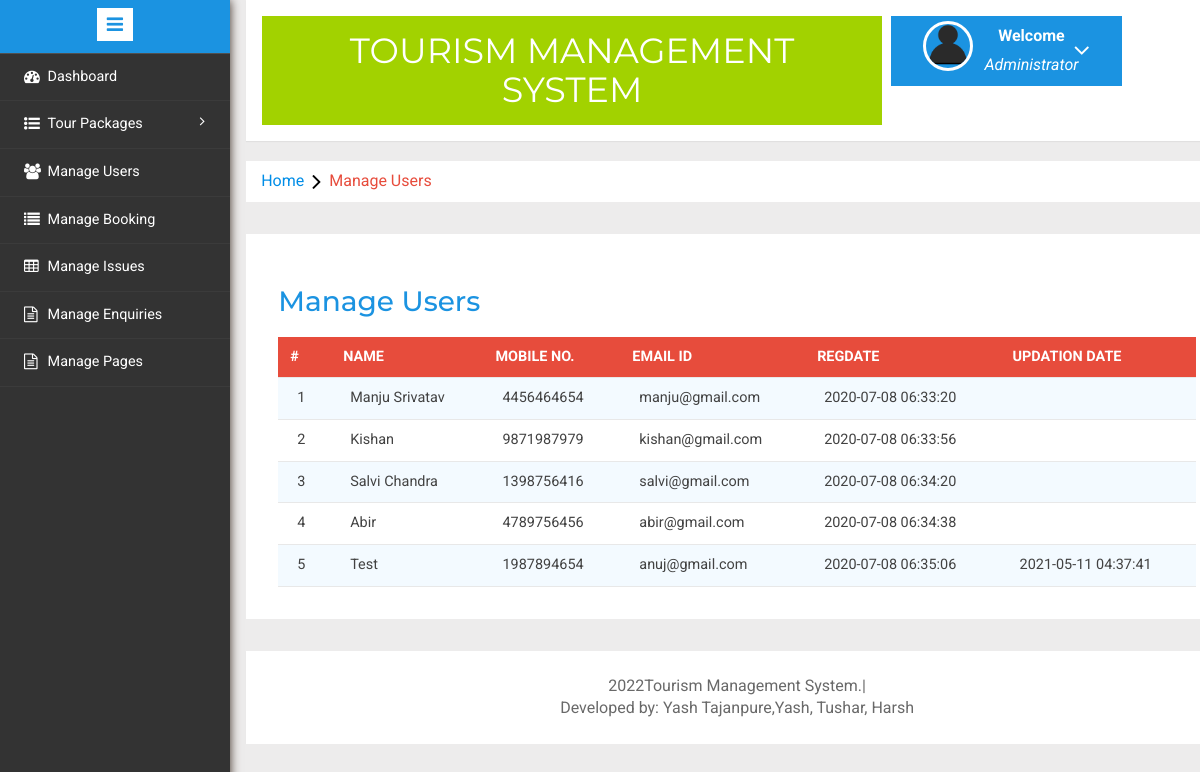
The page /admin/manage-users.php (signed in) on the database its author committed.
### tables this page shows
CREATE TABLE `tblusers` (
  `id` int(11) NOT NULL,
  `FullName` varchar(100) DEFAULT NULL,
  `MobileNumber` char(10) DEFAULT NULL,
  `EmailId` varchar(70) DEFAULT NULL,
  `Password` varchar(100) DEFAULT NULL,
  `RegDate` timestamp NULL DEFAULT current_timestamp(),
  `UpdationDate` timestamp NULL DEFAULT NULL ON UPDATE current_timestamp()
);

### admin/manage-users.php (the view, shortened to what this page needs)
<?php
include('includes/config.php');
if(strlen($_SESSION['alogin'])==0)
	{
header('location:index.php');
}
else{
	?>
<!DOCTYPE HTML>
<html>
<head>
<link href="css/bootstrap.min.css" rel='stylesheet' type='text/css' />
<link href="css/style.css" rel='stylesheet' type='text/css' />
<link rel="stylesheet" href="css/morris.css" type="text/css"/>
<link href="css/font-awesome.css" rel="stylesheet">
<link rel="stylesheet" type="text/css" href="css/table-style.css" />
<link rel="stylesheet" type="text/css" href="css/basictable.css" />
<link rel="stylesheet" href="css/icon-font.min.css" type='text/css' />
</head>
<body>
   <div class="page-container">
<div class="left-content">
	   <div class="mother-grid-inner">
				<?php include('includes/header.php');?>
				</div>
<ol class="breadcrumb">
                <li class="breadcrumb-item"><a href="index.html">Home</a><i class="fa fa-angle-right"></i>Manage Users</li>
            </ol>
<div class="agile-grids">
				<div class="agile-tables">
					<div class="w3l-table-info">
					  <h2>Manage Users</h2>
					    <table id="table">
						<thead>
						  <tr>
						  <th>#</th>
							<th>Name</th>
							<th>Mobile No.</th>
							<th>Email Id</th>
							<th>RegDate </th>
							<th>Updation Date</th>
						  </tr>
						</thead>
						<tbody>
<?php $sql = "SELECT * from tblusers";
$query = $dbh -> prepare($sql);
$query->execute();
$results=$query->fetchAll(PDO::FETCH_OBJ);
$cnt=1;
if($query->rowCount() > 0)
{
foreach($results as $result)
{				?>
						  <tr>
							<td><?php echo htmlentities($cnt);?></td>
							<td><?php echo htmlentities($result->FullName);?></td>
							<td><?php echo htmlentities($result->MobileNumber);?></td>
							<td><?php echo htmlentities($result->EmailId);?></td>
							<td><?php echo htmlentities($result->RegDate);?></td>
							<td><?php echo htmlentities($result->UpdationDate);?></td>
						  </tr>
						 <?php $cnt=$cnt+1;} }?>
						</tbody>
					  </table>
					</div>
			</div>
<?php include('includes/footer.php');?>
</div>
</div>
						<?php include('includes/sidebarmenu.php');?>
							</div>
</body>
</html>
<?php } ?>

### admin/css/table-style.css (style rules this page uses)
table { background: white; border-collapse: collapse; margin: 1.25em 0 0; width: 100%; }
table tr, table th, table td { border: none; border-bottom: 1px solid #e8e8e8; font-size: .95em; }
table th, table td { padding: 10px 12px; text-align: left; }
table th { background: #e74c3c; color: #fff; text-transform: uppercase; }
table tr td { background: #f3faff; color: #424242; }
table tr:nth-of-type(2n+2) td { background: #ffffff; }
table { width: 100%; }

### rows shown on the page
tblusers: FullName "Manju Srivatav", MobileNumber "4456464654", EmailId "manju@gmail.com", RegDate "2020-07-08 06:33:20"
tblusers: FullName "Kishan", MobileNumber "9871987979", EmailId "kishan@gmail.com", RegDate "2020-07-08 06:33:56"
tblusers: FullName "Salvi Chandra", MobileNumber "1398756416", EmailId "salvi@gmail.com", RegDate "2020-07-08 06:34:20"
tblusers: FullName "Abir", MobileNumber "4789756456", EmailId "abir@gmail.com", RegDate "2020-07-08 06:34:38"
tblusers: FullName "Test", MobileNumber "1987894654", EmailId "anuj@gmail.com", RegDate "2020-07-08 06:35:06", UpdationDate "2021-05-11 04:37:41"
